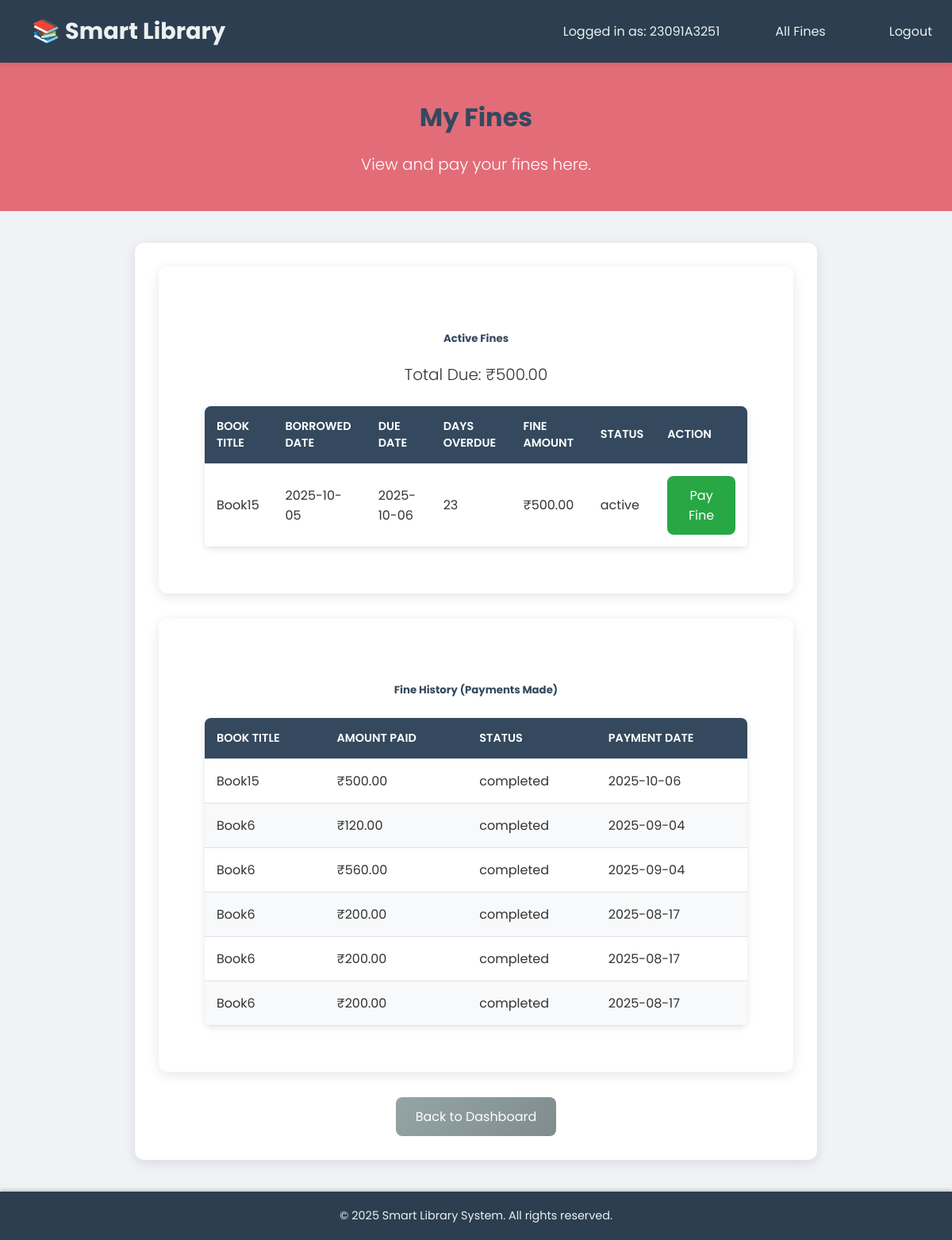
Page /my_fines (signed in) on the committed database.
### app.py (models this page shows)
class Fine(db.Model):
    id = db.Column(db.Integer, primary_key=True)
    regno = db.Column(db.String(20), db.ForeignKey('student.regno'), nullable=False)
    borrowed_book_id = db.Column(db.Integer, db.ForeignKey('borrowed_book.id'), nullable=False)
    amount = db.Column(db.Float, default=0.0)
    due_date = db.Column(db.Date, nullable=False)
    created_at = db.Column(db.DateTime, default=datetime.utcnow)
    updated_at = db.Column(db.DateTime, default=datetime.utcnow, onupdate=datetime.utcnow)
    status = db.Column(db.String(20), default='active')  # active, paid, waived
    student = db.relationship('Student', backref=db.backref('fines', lazy=True))
    borrowed_book = db.relationship('BorrowedBook', backref=db.backref('fines', lazy=True))

class BorrowedBook(db.Model):
    id = db.Column(db.Integer, primary_key=True)
    regno = db.Column(db.String(20), nullable=False)
    book_name = db.Column(db.String(100), nullable=False)
    borrow_date = db.Column(db.Date, default=datetime.today)
    due_date = db.Column(db.Date)
    actual_return_date = db.Column(db.Date, nullable=True)

class FinePayment(db.Model):
    id = db.Column(db.Integer, primary_key=True)
    fine_id = db.Column(db.Integer, db.ForeignKey('fine.id'), nullable=False)
    amount = db.Column(db.Float, nullable=False)
    payment_date = db.Column(db.DateTime, default=datetime.utcnow)
    payment_method = db.Column(db.String(50), default='online')
    transaction_id = db.Column(db.String(100), unique=True, nullable=True)
    status = db.Column(db.String(20), default='completed')  # completed, pending, failed
    fine = db.relationship('Fine', backref=db.backref('payments', lazy=True))

### app.py (the view)
@app.route('/my_fines')
def my_fines():
    if 'regno' not in session:
        flash('Please log in first.', 'error')
        return redirect(url_for('student_login'))
    regno = session['regno']
    today = datetime.today().date()
    calculate_fine_for_student(regno)
    active_fines = Fine.query.filter_by(regno=regno, status='active').all()
    fine_details = []
    total_active_fine = 0.0
    for fine in active_fines:
        if fine.amount > 0.01:
            borrowed_book = BorrowedBook.query.get(fine.borrowed_book_id)
            days_overdue = 0
            if borrowed_book and borrowed_book.due_date < today:
                days_overdue = (today - borrowed_book.due_date).days
            fine_details.append({
                'fine': fine,
                'book': borrowed_book,
                'days_overdue': days_overdue,
                'fine_amount': fine.amount
            })
            total_active_fine += fine.amount
    student_fine_ids = [f.id for f in Fine.query.filter_by(regno=regno).all()]
    history_payments = FinePayment.query.filter(
        FinePayment.fine_id.in_(student_fine_ids),
        FinePayment.status == 'completed'
    ).order_by(FinePayment.payment_date.desc()).all()
    history_details = []
    for payment in history_payments:
        fine_record = Fine.query.get(payment.fine_id)
        borrowed_book = BorrowedBook.query.get(fine_record.borrowed_book_id) if fine_record else None
        if borrowed_book:
            history_details.append({
                'book_name': borrowed_book.book_name,
                'amount_paid': payment.amount,
                'payment_date': payment.payment_date.strftime('%Y-%m-%d'),
                'payment_status': payment.status
            })
    return render_template('my_fines.html',
                           fine_details=fine_details,
                           history_details=history_details,
                           total_active_fine=total_active_fine,
                           regno=regno,
                           now=datetime.now())

### app.py (called while the page is built)
@app.teardown_appcontext
def shutdown_session(exception=None):
    db.session.remove()

### templates/my_fines.html
{% extends "base.html" %}
{% set background = 'https://images.unsplash.com/photo-1517404215738-15263e9f9178' %}
{% block content %}
<header class="text-center py-4 text-white" style="background-color: rgba(220,53,69,0.7);">
    <h1>My Fines</h1>
    <p class="lead">View and pay your fines here.</p>
</header>
<div class="container my-4" style="max-width: 800px;">
    <div class="card mb-4" style="max-width: 100%; margin: 0 auto;">
        <div class="card-body">
            <h5 class="card-title text-center">Active Fines</h5>
            {% if fine_details %}
            <p class="lead text-center fw-bold text-danger">Total Due: ₹{{ "%.2f"|format(total_active_fine) }}</p>
            <table class="table table-striped">
                <thead>
                    <tr>
                        <th>Book Title</th>
                        <th>Borrowed Date</th>
                        <th>Due Date</th>
                        <th>Days Overdue</th>
                        <th>Fine Amount</th>
                        <th>Status</th>
                        <th>Action</th>
                    </tr>
                </thead>
                <tbody>
                {% for fine in fine_details %}
                <tr>
                    <td>{{ fine.book.book_name }}</td>
                    <td>{{ fine.book.borrow_date }}</td>
                    <td>{{ fine.book.due_date }}</td>
                    <td>{{ fine.days_overdue }}</td>
                    <td>₹{{ "%.2f"|format(fine.fine_amount) }}</td>
                    <td><span class="badge bg-danger">{{ fine.fine.status }}</span></td>
                    <td>
                        {% if fine.fine.amount > 0 %}
                        <a href="{{ url_for('pay_fine', fine_id=fine.fine.id) }}" class="btn btn-sm btn-success">Pay Fine</a>
                        {% else %}
                        <span class="btn btn-sm btn-secondary disabled">Paid</span>
                        {% endif %}
                    </td>
                </tr>
                {% endfor %}
            </tbody>
        </table>
            {% else %}
            <p class="text-center">You have no active fines. Keep up the good work!</p>
            {% endif %}
        </div>
    </div>
    <div class="card" style="max-width: 100%; margin: 2rem auto;">
        <div class="card-body">
            <h5 class="card-title text-center">Fine History (Payments Made)</h5>
            <div class="table-responsive">
                {% if history_details %}
                <table class="table table-striped">
                    <thead>
                        <tr>
                            <th>Book Title</th>
                            <th>Amount Paid</th>
                            <th>Status</th>
                            <th>Payment Date</th>
                        </tr>
                    </thead>
                    <tbody>
                        {% for payment in history_details %}
                        <tr>
                            <td>{{ payment.book_name }}</td>
                            <td>₹{{ "%.2f"|format(payment.amount_paid) }}</td>
                            <td><span class="badge bg-success">{{ payment.payment_status }}</span></td>
                            <td>{{ payment.payment_date }}</td>
                        </tr>
                        {% endfor %}
                    </tbody>
                </table>
                {% else %}
                <p class="text-center">You have no fine payment history.</p>
                {% endif %}
            </div>
        </div>
    </div>
    <div class="text-center mt-3">
        <a href="{{ url_for('student_dashboard') }}" class="btn btn-secondary">Back to Dashboard</a>
    </div>
</div>
{% endblock %}

### static/style.css (style rules this page uses)
body { font-family: 'Poppins', sans-serif; margin: 0; padding: 0; background-color: #f0f2f5; color: #333; min-height: 100vh; display: flex; flex-direction: column; }
h1, h2, h3, h4, h5, h6 { font-weight: 700; color: #34495e; margin-bottom: 20px; }
.container { max-width: 960px; margin: 40px auto; background-color: #ffffff; padding: 30px; border-radius: 12px; box-shadow: 0 4px 15px rgba(0,0,0,0.1); flex-grow: 1; }
.card { max-width: 450px; margin: 60px auto; padding: 30px; background: rgba(255, 255, 255, 0.95); border-radius: 15px; box-shadow: 0 8px 20px rgba(0,0,0,0.2); font-family: 'Poppins', sans-serif; text-align: center; }
.btn { padding: 12px 25px; font-size: 1rem; border-radius: 8px; border: none; cursor: pointer; transition: background-color 0.3s ease, transform 0.2s ease, box-shadow 0.3s ease; text-decoration: none; display: inline-block; text-align: center; }
.btn-success { background-color: #28a745; color: white; }
.btn-secondary { background-color: #6c757d; color: white; }
table { width: 100%; border-collapse: collapse; margin-top: 25px; background-color: #ffffff; border-radius: 8px; overflow: hidden; box-shadow: 0 2px 10px rgba(0,0,0,0.1); }
th, td { padding: 15px; text-align: left; border-bottom: 1px solid #dee2e6; }
th { background-color: #34495e; color: white; font-weight: 600; text-transform: uppercase; font-size: 0.9em; }
tr:nth-child(even) { background-color: #f8f9fa; }
a { color: #3498db; text-decoration: none; transition: color 0.3s ease; }
.mb-4 { margin-bottom: 1.5rem !important; }
.mt-3 { margin-top: 1rem !important; }
.py-4 { padding-top: 1.5rem !important; padding-bottom: 1.5rem !important; }
.text-center { text-align: center !important; }
.lead { font-size: 1.25rem; font-weight: 300; }
.text-white { color: white !important; }
.card { border: none; border-radius: 12px; overflow: hidden; box-shadow: 0 4px 15px rgba(0,0,0,0.1); transition: transform 0.3s ease, box-shadow 0.3s ease; }
.card-body { padding: 1.75rem; }
.btn-secondary { background: linear-gradient(135deg, #95a5a6, #7f8c8d); border: none; transition: all 0.3s ease; }
@media (min-width: 992px) { .container { max-width: 1200px; padding: 30px; } }
body { font-size: 16px; }

### templates/base.html (style rules this page uses)
body { background-size: cover; background-attachment: fixed; background-position: center center; }

### rows in the picture
Fine: book.book_name "Book15", book.borrow_date "2025-10-05", book.due_date "2025-10-06", days_overdue "23", fine_amount "500.00", fine.status "active"
BorrowedBook: book_name "Book15"
FinePayment: amount_paid "500.00", payment_status "completed"
BorrowedBook: book_name "Book6" "Book6" "Book6" "Book6" "Book6"
FinePayment: amount_paid "120.00", payment_status "completed"
FinePayment: amount_paid "560.00", payment_status "completed"
FinePayment: amount_paid "200.00", payment_status "completed"
FinePayment: amount_paid "200.00", payment_status "completed"
FinePayment: amount_paid "200.00", payment_status "completed"

### other values in the picture
{{ session.get('regno') }} "23091A3251"
{{ "%.2f"|format(total_active_fine) }} "500.00"
{{ payment.payment_date }} "2025-10-06" "2025-09-04" "2025-09-04" "2025-08-17" "2025-08-17" "2025-08-17"
